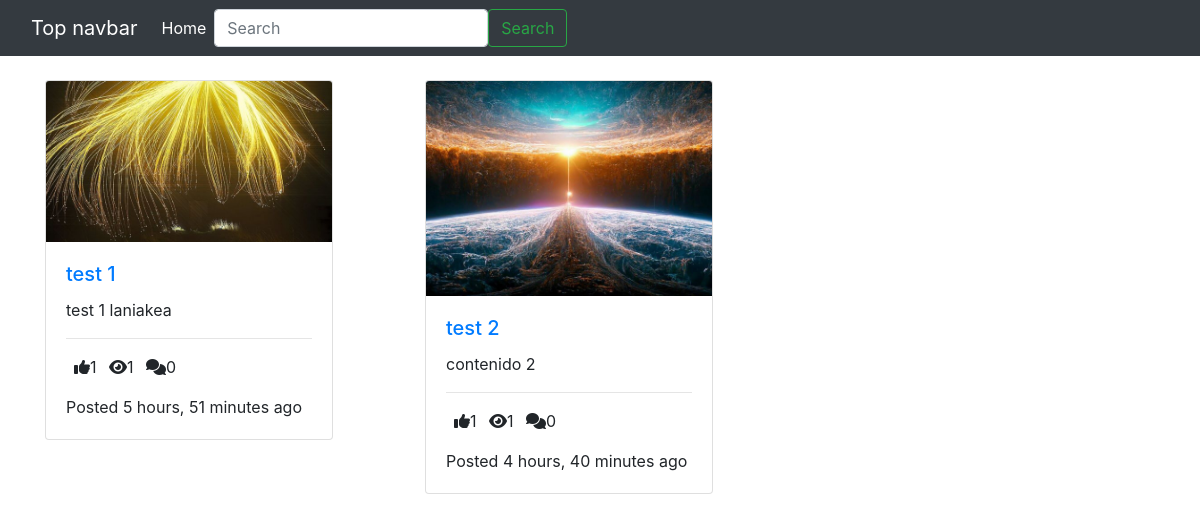
The page / on the database its author committed.
### posts/models.py (models this page shows, shortened)
class Post(models.Model):
    title = models.CharField(max_length=100)
    content = models.TextField()
    thumbnail = models.ImageField()
    publish_date = models.DateTimeField(auto_now_add=True)
    last_updated = models.DateTimeField(auto_now=True)
    author = models.ForeignKey(User, on_delete=models.CASCADE)
    slug = models.SlugField()
    def get_absolute_url(self):
        return reverse("detail", kwargs={
            'slug': self.slug
        })
    @property
    def get_comment_count(self):
        return self.comment_set.all().count()
    @property
    def get_view_count(self):
        return self.postview_set.all().count()
    @property
    def get_like_count(self):
        return self.like_set.all().count()

### posts/views.py (the view)
# urls.py: path('',PostListView.as_view(), name='list'),
class PostListView(ListView):
    model = Post

### templates/posts/post_list.html
{% extends "base.html" %}
{% block content %}
    <div class="container">
        <div class="row">
        {% for object in object_list  %}
            <div class="col-4">
                    <div class="card" style="width: 18rem;">
                        <img src="{{ object.thumbnail.url }}" class="card-img-top" alt="...">
                        <div class="card-body">
                            <a href="{{ object.get_absolute_url }}">
                                <h5 class="card-title">{{ object.title }}</h5>
                            </a>
                            <p class="card-text">{{ object.content|truncatechars:40 }}</p>
                            <hr/>
                            <p>
                                <span><i class="fas fa-thumbs-up ml-2"></i>{{ object.get_like_count }}</span>
                                <span><i class="fas fa-eye ml-2"></i>{{ object.get_view_count }}</span>
                                <span><i class="fas fa-comments ml-2"></i>{{ object.get_comment_count }}</span>
                            </p>
                            <p class="card-text">
                                Posted {{ object.publish_date|timesince }} ago
                            </p>
                        </div>
                    </div>
            </div>
        {% endfor %}
        </div>
    </div>
{% endblock content %}

### templates/base.html (shortened to what this page needs)
<!doctype html>
<html lang="en" data-bs-theme="auto">
  <head><script src="/docs/5.3/assets/js/color-modes.js"></script>
    <link rel="stylesheet" href="https://cdn.jsdelivr.net/npm/bootstrap@4.4.1/dist/css/bootstrap.min.css">
  </head>
  <body>
    <div class="dropdown position-fixed bottom-0 end-0 mb-3 me-3 bd-mode-toggle">
      <button class="btn btn-bd-primary py-2 dropdown-toggle d-flex align-items-center"
              id="bd-theme"
              type="button"
              aria-expanded="false"
              data-bs-toggle="dropdown"
              aria-label="Toggle theme (auto)">
        <span class="visually-hidden" id="bd-theme-text">Toggle theme</span>
      </button>
    </div>
<nav class="navbar navbar-expand-md navbar-dark bg-dark mb-4">
  <div class="container-fluid">
    <a class="navbar-brand" href="#">Top navbar</a>
    <div class="collapse navbar-collapse" id="navbarCollapse">
      <ul class="navbar-nav me-auto mb-2 mb-md-0">
        <li class="nav-item">
          <a class="nav-link active" aria-current="page" href="{% url 'list' %}">Home</a>
        </li>
      </ul>
      <form class="d-flex" role="search">
        <input class="form-control me-2" type="search" placeholder="Search" aria-label="Search">
        <button class="btn btn-outline-success" type="submit">Search</button>
      </form>
    </div>
  </div>
</nav>
{% block content %}
    {% endblock content %}
</body>
</html>

### rows shown on the page
Post: thumbnail (picture), title "test 1", content "test 1 laniakea", get_like_count "1", get_view_count "1", get_comment_count "0", publish_date "5 hours, 51 minutes"
Post: thumbnail (picture), title "test 2", content "contenido 2", get_like_count "1", get_view_count "1", get_comment_count "0", publish_date "4 hours, 40 minutes"
